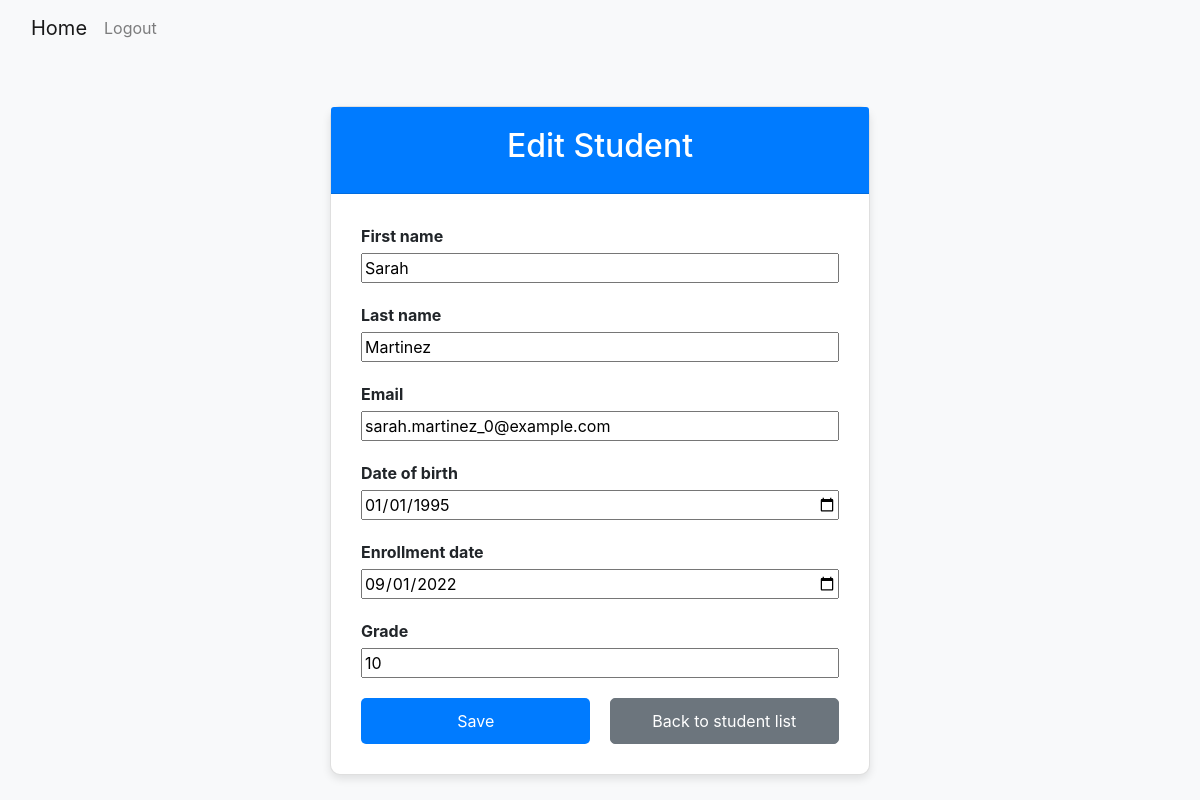
The page /54/edit/ (signed in) on the database its author committed.
### students/models.py (models this page shows, shortened)
class Student(models.Model):
    first_name = models.CharField(max_length=30)
    last_name = models.CharField(max_length=30)
    email = models.EmailField()
    date_of_birth = models.DateField()
    enrollment_date = models.DateField()
    grade = models.IntegerField()

### students/views.py (the view)
# urls.py: path('<int:pk>/edit/', views.student_edit, name='student_edit'),  # Edit a student's details
@login_required(login_url='login')
def student_edit(request, pk):
    student = get_object_or_404(Student, pk=pk)
    if request.method == 'POST':
        form = StudentForm(request.POST, instance=student)
        if form.is_valid():
            form.save()
            return redirect('student_list')
    else:
        form = StudentForm(instance=student)
    return render(request, 'students/student_form.html', {'form': form, 'student': student})

### students/forms.py (shortened to what this page needs)
class StudentForm(forms.ModelForm):
    class Meta:
        model = Student
        fields = ['first_name', 'last_name', 'email', 'date_of_birth', 'enrollment_date', 'grade']
        widgets = {
            'date_of_birth': forms.DateInput(attrs={'type': 'date'}),
            'enrollment_date': forms.DateInput(attrs={'type': 'date'}),
        }

### students/templates/students/student_form.html (shortened to what this page needs)
{% extends 'base.html' %}
{% block content %}
    <div class="container">
        <div class="card">
            <div class="card-header">
                <h2>{% if student %}Edit{% else %}Add{% endif %} Student</h2>
            </div>
            <div class="card-body">
                <form method="POST">
                    <div class="form-group">
                        {% for field in form %}
                            <div class="form-group">
                                <label for="{{ field.id_for_label }}">{{ field.label }}</label>
                                {{ field }}
                            </div>
                        {% endfor %}
                    </div>
                    <div class="d-flex justify-content-between">
                        <button type="submit" class="btn btn-primary">Save</button>
                        <a href="{% url 'student_list' %}" class="btn btn-secondary">Back to student list</a>
                    </div>
                </form>
            </div>
        </div>
    </div>
{% endblock %}

### students/templates/students/student_form.html (style rules this page uses)
body { background-color: #f8f9fa; }
.container { max-width: 600px; margin-top: 50px; }
.card { box-shadow: 0 4px 8px rgba(0, 0, 0, 0.1); border-radius: 10px; }
.card-header { background-color: #007bff; color: #fff; text-align: center; padding: 20px; border-radius: 10px 10px 0 0; }
.card-body { padding: 30px; }
.form-group { margin-bottom: 20px; }
label { font-weight: bold; display: block; margin-bottom: 5px; }
input, select, textarea { width: 100%; }
.btn-primary { background-color: #007bff; border: none; padding: 10px 20px; border-radius: 5px; font-size: 16px; width: 48%; }
.btn-secondary { background-color: #6c757d; padding: 10px 20px; border-radius: 5px; font-size: 16px; width: 48%; }
.d-flex { justify-content: space-between; }

### rows shown on the page
Student: form "Sarah" "Martinez" "sarah.martinez_0@example.com" "01/01/1995" "09/01/2022" "10"

### other values the page prints
{{ field.label }} "First name" "Last name" "Email" "Date of birth" "Enrollment date" "Grade"
